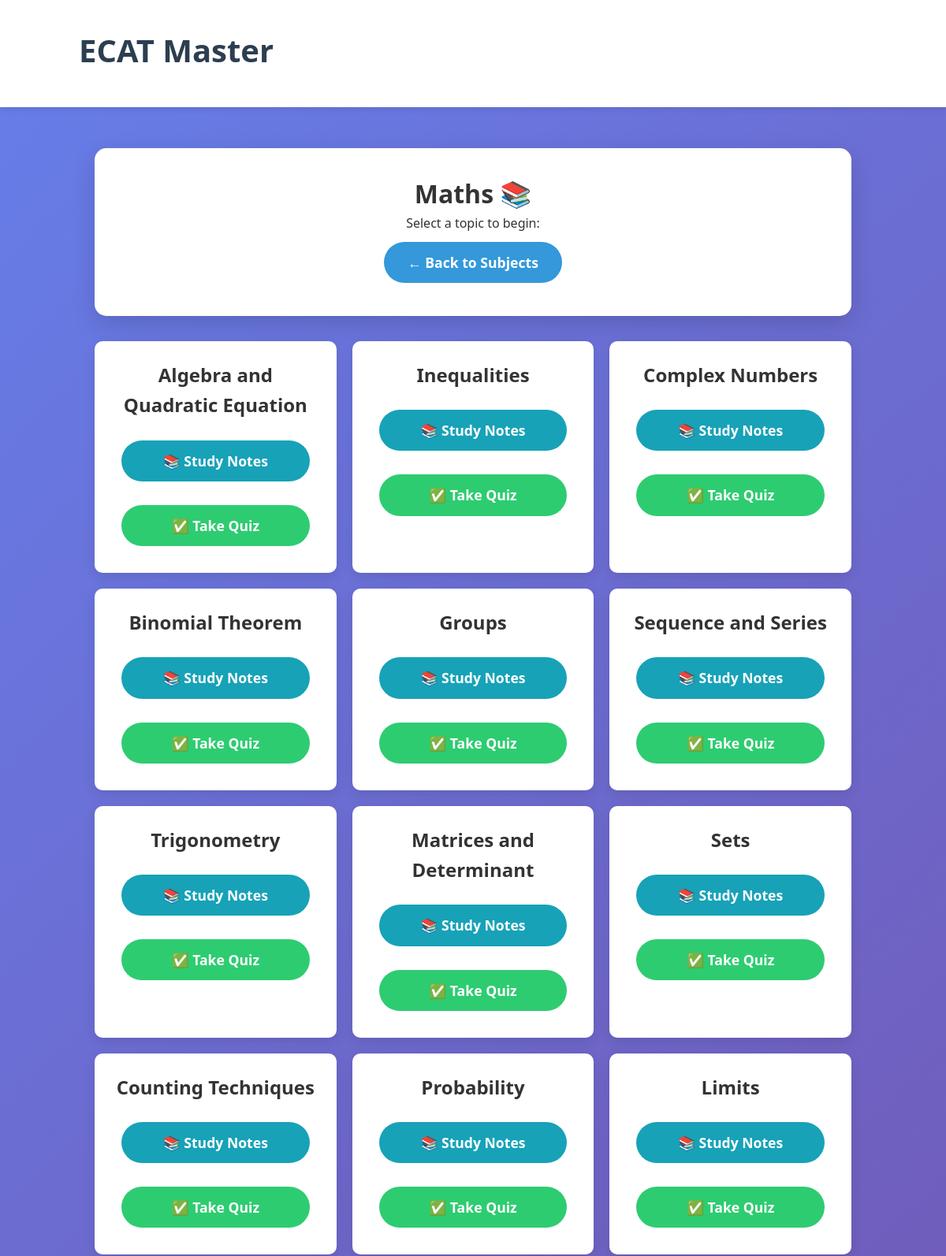
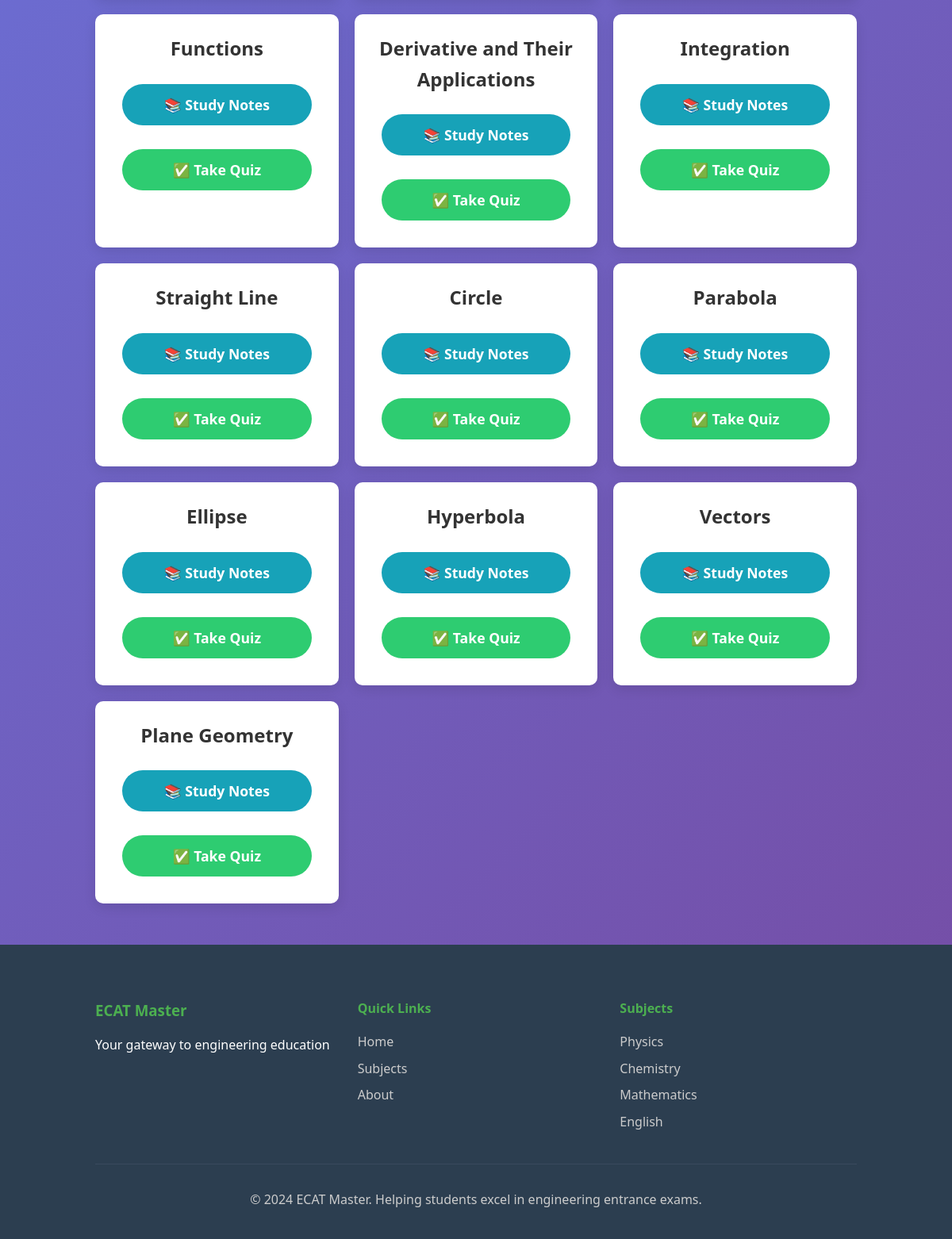
The app's page /topics/Maths with its own data (2 pictures, top to bottom).
### tables this page shows
CREATE TABLE topics (
    id INTEGER PRIMARY KEY AUTOINCREMENT,
    subject TEXT NOT NULL,
    topic_name TEXT NOT NULL,
    question_count INTEGER DEFAULT 0
);

### app.py (the view)
@app.route("/topics/<subject>")
def topics(subject):
    topics = get_topics(subject)
    return render_template("topics.html", subject=subject, topics=topics)

### app.py (called while the page is built)
def get_topics(subject):
    conn = sqlite3.connect("questions.db")
    cursor = conn.cursor()
    cursor.execute("SELECT topic_name FROM topics WHERE subject=?", (subject,))
    topics = [row[0] for row in cursor.fetchall()]
    conn.close()
    return topics

### templates/topics.html (shortened to what this page needs)
{% extends "base.html" %}
{% block content %}
<div class="card">
    <h1>{{ subject }} 📚</h1>
    <p>Select a topic to begin:</p>
    <a href="{{ url_for('home') }}" class="btn btn-primary">← Back to Subjects</a>
</div>
<div class="grid">
    {% for topic in topics %}
    <div class="grid-item">
        <h2>{{ topic }}</h2>
        <div style="display: flex; flex-direction: column; gap: 10px; margin-top: 15px;">
            <a href="{{ url_for('notes', subject=subject, topic=topic) }}" class="btn btn-info">📚 Study Notes</a>
            <a href="{{ url_for('quiz', subject=subject, topic=topic) }}" class="btn btn-success">✅ Take Quiz</a>
        </div>
    </div>
    {% endfor %}
</div>
{% endblock %}

### templates/base.html (shortened to what this page needs)
<!DOCTYPE html>
<html lang="en">
<head>
    <link rel="stylesheet" href="{{ url_for('static', filename='style.css') }}">
</head>
<body>
    <header class="header">
        <div class="container">
            <div class="logo">ECAT Master</div>
            <nav class="nav">
                <a href="{{ url_for('home') }}">Home</a>
                <a href="{{ url_for('home') }}#subjects">Subjects</a>
                <a href="#about">About</a>
                <a href="#contact">Contact</a>
            </nav>
        </div>
    </header>
    <main class="container">
        {% block content %}{% endblock %}
    </main>
    <footer class="footer">
        <div class="container">
            <div class="footer-content">
                <div class="footer-section">
                    <h3>ECAT Master</h3>
                    <p>Your gateway to engineering education</p>
                </div>
                <div class="footer-section">
                    <h4>Quick Links</h4>
                    <a href="{{ url_for('home') }}">Home</a>
                    <a href="{{ url_for('home') }}#subjects">Subjects</a>
                    <a href="#about">About</a>
                </div>
                <div class="footer-section">
                    <h4>Subjects</h4>
                    <a href="{{ url_for('topics', subject='Physics') }}">Physics</a>
                    <a href="{{ url_for('topics', subject='Chemistry') }}">Chemistry</a>
                    <a href="{{ url_for('topics', subject='Maths') }}">Mathematics</a>
                    <a href="{{ url_for('topics', subject='English') }}">English</a>
                </div>
            </div>
            <div class="footer-bottom">
                <p>© 2024 ECAT Master. Helping students excel in engineering entrance exams.</p>
            </div>
        </div>
    </footer>
</body>
</html>

### static/style.css (style rules this page uses)
:root { --primary: #2c3e50; --secondary: #3498db; --accent: #e74c3c; --light: #ecf0f1; --success: #2ecc71; --warning: #f39c12; --dark: #2c3e50; }
* { margin: 0; padding: 0; box-sizing: border-box; }
body { font-family: 'Segoe UI', Tahoma, Geneva, Verdana, sans-serif; line-height: 1.6; color: #333; background: linear-gradient(135deg, #667eea 0%, #764ba2 100%); min-height: 100vh; }
.container { max-width: 1000px; margin: 0 auto; padding: 20px; }
.header { background: white; padding: 1rem 0; box-shadow: 0 2px 10px rgba(0,0,0,0.1); text-align: center; }
.logo { font-size: 2.5rem; font-weight: bold; color: var(--primary); margin-bottom: 0.5rem; }
.card { background: white; border-radius: 15px; padding: 2rem; margin: 2rem 0; box-shadow: 0 10px 30px rgba(0,0,0,0.15); text-align: center; }
.btn { display: inline-block; padding: 12px 30px; background: var(--secondary); color: white; text-decoration: none; border-radius: 50px; border: none; font-size: 1.1rem; font-weight: 600; cursor: pointer; transition: all 0.3s ease; margin: 10px; }
.btn-primary { background: var(--secondary); }
.btn-success { background: var(--success); }
.grid { display: grid; grid-template-columns: repeat(auto-fit, minmax(250px, 1fr)); gap: 20px; margin: 2rem 0; }
.grid-item { background: white; padding: 1.5rem; border-radius: 10px; text-align: center; box-shadow: 0 5px 15px rgba(0,0,0,0.1); transition: transform 0.3s ease; }
.btn-info { background: #17a2b8; color: white; }
.header .container { display: flex; justify-content: space-between; align-items: center; padding: 1rem 0; }
.nav { display: flex; gap: 2rem; }
.nav a { color: white; text-decoration: none; font-weight: 500; transition: color 0.3s ease; }
.footer { background: #2c3e50; color: white; padding: 3rem 0 1rem; }
.footer-content { display: grid; grid-template-columns: repeat(auto-fit, minmax(250px, 1fr)); gap: 2rem; margin-bottom: 2rem; }
.footer-section h3, .footer-section h4 { margin-bottom: 1rem; }
.footer-section a { display: block; color: #ccc; text-decoration: none; margin-bottom: 0.5rem; transition: color 0.3s ease; }
.footer-bottom { text-align: center; padding-top: 2rem; border-top: 1px solid #3a4a5e; }
.nav a { color: white; text-decoration: none; font-weight: 500; transition: all 0.3s ease; padding: 0.5rem 1rem; border-radius: 5px; }
.footer { background: #2c3e50; color: white; padding: 3rem 0 1rem; margin-top: auto; }
.footer-section h3, .footer-section h4 { margin-bottom: 1rem; color: #4CAF50; }
.footer-section a { display: block; color: #ccc; text-decoration: none; margin-bottom: 0.5rem; transition: all 0.3s ease; }
.footer-bottom { text-align: center; padding-top: 2rem; border-top: 1px solid #3a4a5e; color: #ccc; }

### records on screen
topics: topic_name "Algebra and Quadratic Equation"
topics: topic_name "Inequalities"
topics: topic_name "Complex Numbers"
topics: topic_name "Binomial Theorem"
topics: topic_name "Groups"
topics: topic_name "Sequence and Series"
topics: topic_name "Trigonometry"
topics: topic_name "Matrices and Determinant"
topics: topic_name "Sets"
topics: topic_name "Counting Techniques"
topics: topic_name "Probability"
topics: topic_name "Limits"
topics: topic_name "Functions"
topics: topic_name "Derivative and Their Applications"
topics: topic_name "Integration"
topics: topic_name "Straight Line"
topics: topic_name "Circle"
topics: topic_name "Parabola"
topics: topic_name "Ellipse"
topics: topic_name "Hyperbola"
topics: topic_name "Vectors"
topics: topic_name "Plane Geometry"

### other values on screen
{{ subject }} "Maths"
